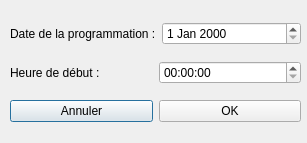
<?xml version="1.0" encoding="UTF-8"?>
<ui version="4.0">
 <class>ProgrammerTache</class>
 <widget class="QDialog" name="ProgrammerTache">
  <property name="geometry">
   <rect>
    <x>0</x>
    <y>0</y>
    <width>307</width>
    <height>143</height>
   </rect>
  </property>
  <property name="windowTitle">
   <string>Dialog</string>
  </property>
  <widget class="QWidget" name="">
   <property name="geometry">
    <rect>
     <x>10</x>
     <y>12</y>
     <width>291</width>
     <height>121</height>
    </rect>
   </property>
   <layout class="QVBoxLayout" name="verticalLayout">
    <item>
     <layout class="QHBoxLayout" name="horizontalLayout">
      <item>
       <widget class="QLabel" name="label">
        <property name="text">
         <string>Date de la programmation :</string>
        </property>
       </widget>
      </item>
      <item>
       <widget class="QDateEdit" name="date"/>
      </item>
     </layout>
    </item>
    <item>
     <layout class="QHBoxLayout" name="horizontalLayout_2">
      <item>
       <widget class="QLabel" name="label_2">
        <property name="text">
         <string>Heure de début :</string>
        </property>
       </widget>
      </item>
      <item>
       <widget class="QTimeEdit" name="horaire"/>
      </item>
     </layout>
    </item>
    <item>
     <layout class="QHBoxLayout" name="horizontalLayout_3">
      <item>
       <widget class="QPushButton" name="annuler">
        <property name="text">
         <string>Annuler</string>
        </property>
       </widget>
      </item>
      <item>
       <widget class="QPushButton" name="ok">
        <property name="text">
         <string>OK</string>
        </property>
       </widget>
      </item>
     </layout>
    </item>
   </layout>
  </widget>
 </widget>
 <resources/>
 <connections/>
</ui>
